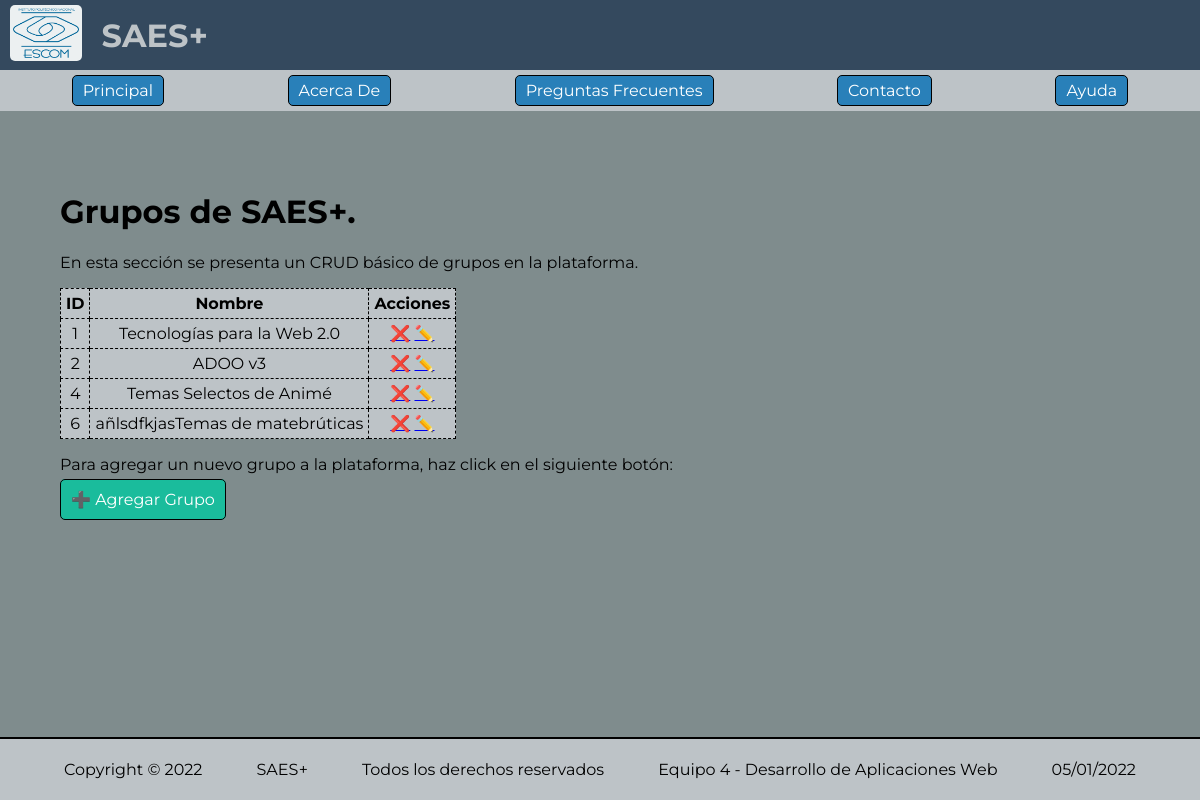
The app's page /admin/grupos.php with its own data.
### tables this page shows
CREATE TABLE `grupos` (
  `id` int NOT NULL AUTO_INCREMENT,
  `nombre` varchar(100) NOT NULL,
  PRIMARY KEY (`id`)
);

### src/grupo/db_grupo.php (called while the page is built, shortened)
<?php
include_once(dirname(dirname(dirname(__FILE__))) . "/src/db.php");
class DBGrupo
{
  private $conexion;
  public function __construct()
  {
    $claseConexion = new Conexion();
    $this->conexion = $claseConexion->obtenerConexion();
  }
  private function fila_a_modelo($fila_grupo)
  {
    $grupo = new Grupo();
    $grupo->id = $fila_grupo["id"];
    $grupo->nombre = $fila_grupo["nombre"];
    return $grupo;
  }
  public function obtener_todos()
  {
    $consulta = "SELECT * FROM grupos";
    $resultado = $this->conexion->query($consulta);
    $grupos = array();
    while ($fila = $resultado->fetch_assoc()) {
      $grupos[] = $this->fila_a_modelo($fila);
    }
    return $grupos;
  }
}

### src/db.php (called while the page is built, shortened)
<?php
class Conexion
{
  private $db_con;
  public function __construct()
  {
    $this->db_con = new mysqli(Config::$db_host, Config::$db_user, Config::$db_pass, Config::$db_name);
  }
  public function obtenerConexion()
  {
    return $this->db_con;
  }
}

### src/grupo/servicio_grupo.php (called while the page is built, shortened)
<?php
include_once(dirname(dirname(dirname(__FILE__))) . "/src/grupo/db_grupo.php");
class ServicioGrupo
{
  private $db_grupo;
  public function __construct()
  {
    $this->db_grupo = new DBGrupo();
  }
  public function obtenerGrupos()
  {
    return $this->db_grupo->obtener_todos();
  }
}

### admin/grupos.php (the view, shortened to what this page needs)
<?php
require_once(dirname(dirname(__FILE__)) . '/src/componentes_ui/encabezado.php');
require_once(dirname(dirname(__FILE__)) . '/src/grupo/servicio_grupo.php');
$servicio = new ServicioGrupo();
$grupos = $servicio->obtenerGrupos();
?>
<link rel="stylesheet" href="/assets/css/grupos.css">
<div id="grupos">
  <h1>Grupos de <?php echo Config::$nombre_proyecto; ?>.</h1>
  <p>
    En esta sección se presenta un CRUD básico de grupos en la plataforma.
  </p>
  <div class="tabla-grupos">
    <table>
      <thead>
        <tr>
          <th>ID</th>
          <th>Nombre</th>
          <th>Acciones</th>
        </tr>
      </thead>
      <tbody>
        <?php
        foreach ($grupos as $grupo) {
        ?>
          <tr>
            <td><?php echo $grupo->id; ?></td>
            <td><?php echo $grupo->nombre; ?></td>
            <td class="acciones">
              <a href="/acciones/admin/eliminar-grupo.php?id=<?php echo $grupo->id; ?>">❌</a>
              <a href="/admin/formulario-grupo.php?id=<?php echo $grupo->id; ?>">✏️</a>
            </td>
          </tr>
        <?php
        }
        ?>
      </tbody>
    </table>
  </div>
  <p>Para agregar un nuevo grupo a la plataforma, haz click en el siguiente botón:</p>
  <a class="agregar-grupo" href="/admin/formulario-grupo.php">➕ Agregar Grupo</a>
</div>
<?php require_once(dirname(dirname(__FILE__)) . '/src/componentes_ui/pie_de_pagina.php'); ?>

### assets/css/general.css (style rules this page uses)
html, body { height: 100%; width: 100%; font-family: "Montserrat", sans-serif; border: 0; margin: 0; display: flex; flex-direction: column; align-items: stretch; flex-shrink: 0; }

### assets/css/grupos.css (style rules this page uses)
#grupos { flex-grow: 1; background-color: #7f8c8d; padding: 5%; }
.tabla-grupos { text-align: center; }
.tabla-grupos > table, th, td { padding: 5px; border: 1px dashed black; }
table { background-color: #bdc3c7; border-collapse: collapse; }
.acciones { text-align: center; }
.agregar-grupo { padding: 10px; border: 1px solid black; background-color: #1abc9c; text-align: center; text-decoration: none; color: white; border-radius: 5px; }

### records on screen
grupos: id "1", nombre "Tecnologías para la Web 2.0"
grupos: id "2", nombre "ADOO v3"
grupos: id "4", nombre "Temas Selectos de Animé"
grupos: id "6", nombre "añlsdfkjasTemas de matebrúticas"

### other values on screen
Config::$nombre_proyecto "SAES+"
